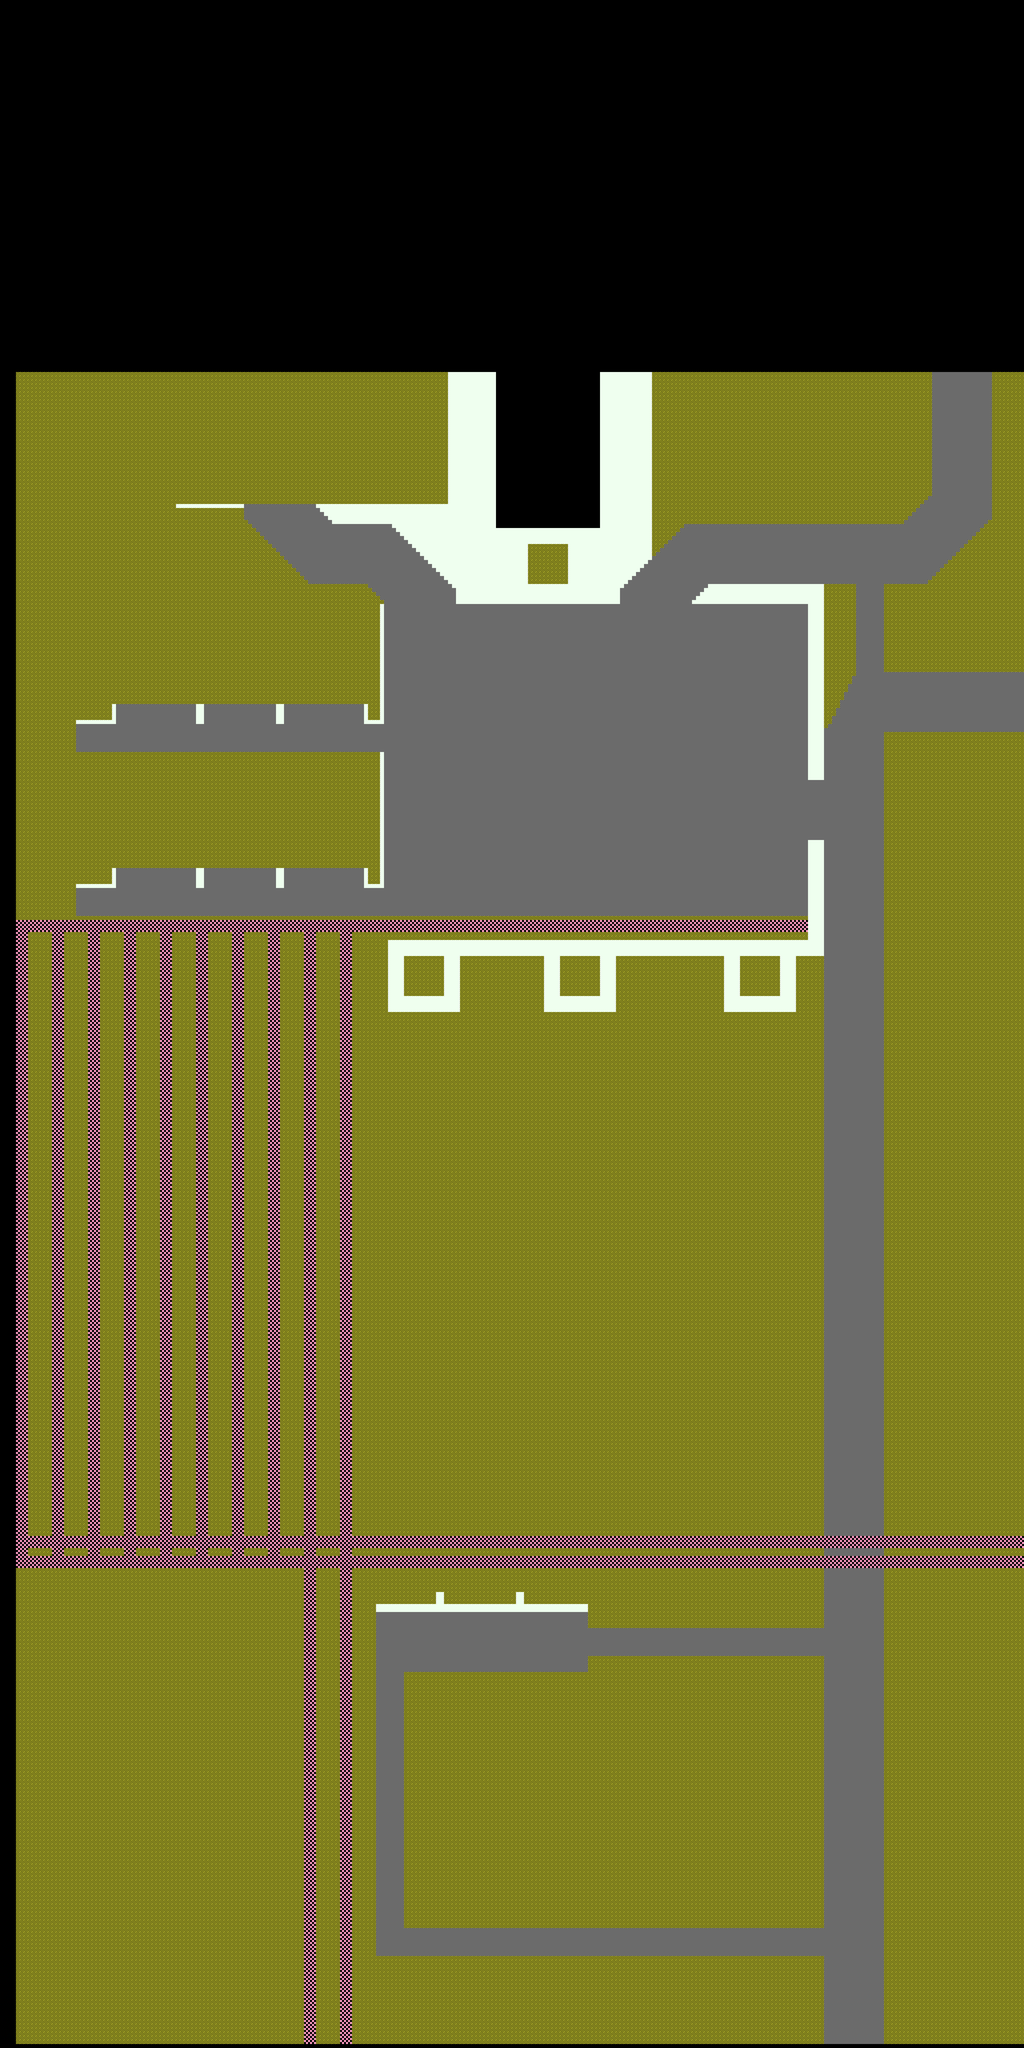

Below is a game level as drawn by its tile map, then a one-line description and the .tmx that defines it (tile-layer data replaced by summaries):
An orthogonal 256x512 tile map with 16x16 px tiles, 1 tile layer (GrayboX) and 8 objects.

<map version="1.10" tiledversion="1.11.0" orientation="orthogonal" renderorder="right-down" width="256" height="512" tilewidth="16" tileheight="16" infinite="0" nextlayerid="3" nextobjectid="9">
 <tileset firstgid="1" source="../../Placeholder/tileset/Debug.tsx" />
 <layer id="1" name="GrayboX" width="256" height="512">
  <data>[131072 cells, 104322 non-empty, 4 distinct tile ids]</data>
 </layer>
 <objectgroup id="2" name="Labels">
  <object id="1" x="1856" y="6448" width="83" height="19">
   <text wrap="1">Train Office</text>
  </object>
  <object id="2" x="2304" y="2880" width="83" height="19">
   <text wrap="1">Supply Lot</text>
  </object>
  <object id="3" x="896" y="3504" width="83" height="19">
   <text wrap="1">Warehouses</text>
  </object>
  <object id="4" x="896" y="2832" width="83" height="19">
   <text wrap="1">Warehouses</text>
  </object>
  <object id="5" x="1072" y="2016" width="112" height="19">
   <text wrap="1">Frame Hangar</text>
  </object>
  <object id="6" x="1840" y="1632" width="83" height="19">
   <text wrap="1">Boat Dock</text>
  </object>
  <object id="7" x="2144" y="2368" width="83" height="19">
   <text wrap="1">Boat Crane</text>
  </object>
  <object id="8" x="2528" y="3776" width="96" height="19">
   <text wrap="1">Train Cranes</text>
  </object>
 </objectgroup>
</map>
